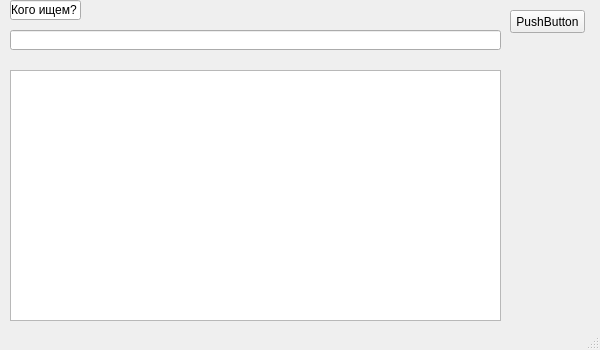
<?xml version="1.0" encoding="UTF-8"?>
<ui version="4.0">
 <class>MainWindow</class>
 <widget class="QMainWindow" name="MainWindow">
  <property name="geometry">
   <rect>
    <x>0</x>
    <y>0</y>
    <width>600</width>
    <height>350</height>
   </rect>
  </property>
  <property name="windowTitle">
   <string>MainWindow</string>
  </property>
  <widget class="QWidget" name="centralwidget">
   <widget class="QLineEdit" name="lineEdit">
    <property name="geometry">
     <rect>
      <x>10</x>
      <y>30</y>
      <width>491</width>
      <height>20</height>
     </rect>
    </property>
   </widget>
   <widget class="QPushButton" name="pushButton">
    <property name="geometry">
     <rect>
      <x>510</x>
      <y>10</y>
      <width>75</width>
      <height>23</height>
     </rect>
    </property>
    <property name="text">
     <string>PushButton</string>
    </property>
   </widget>
   <widget class="QListWidget" name="listWidget">
    <property name="geometry">
     <rect>
      <x>10</x>
      <y>70</y>
      <width>491</width>
      <height>251</height>
     </rect>
    </property>
   </widget>
   <widget class="QLineEdit" name="lineEdit_2">
    <property name="geometry">
     <rect>
      <x>10</x>
      <y>0</y>
      <width>71</width>
      <height>20</height>
     </rect>
    </property>
    <property name="text">
     <string>Кого ищем?</string>
    </property>
   </widget>
  </widget>
  <widget class="QMenuBar" name="menubar">
   <property name="geometry">
    <rect>
     <x>0</x>
     <y>0</y>
     <width>600</width>
     <height>21</height>
    </rect>
   </property>
  </widget>
  <widget class="QStatusBar" name="statusbar"/>
 </widget>
 <resources/>
 <connections/>
</ui>
